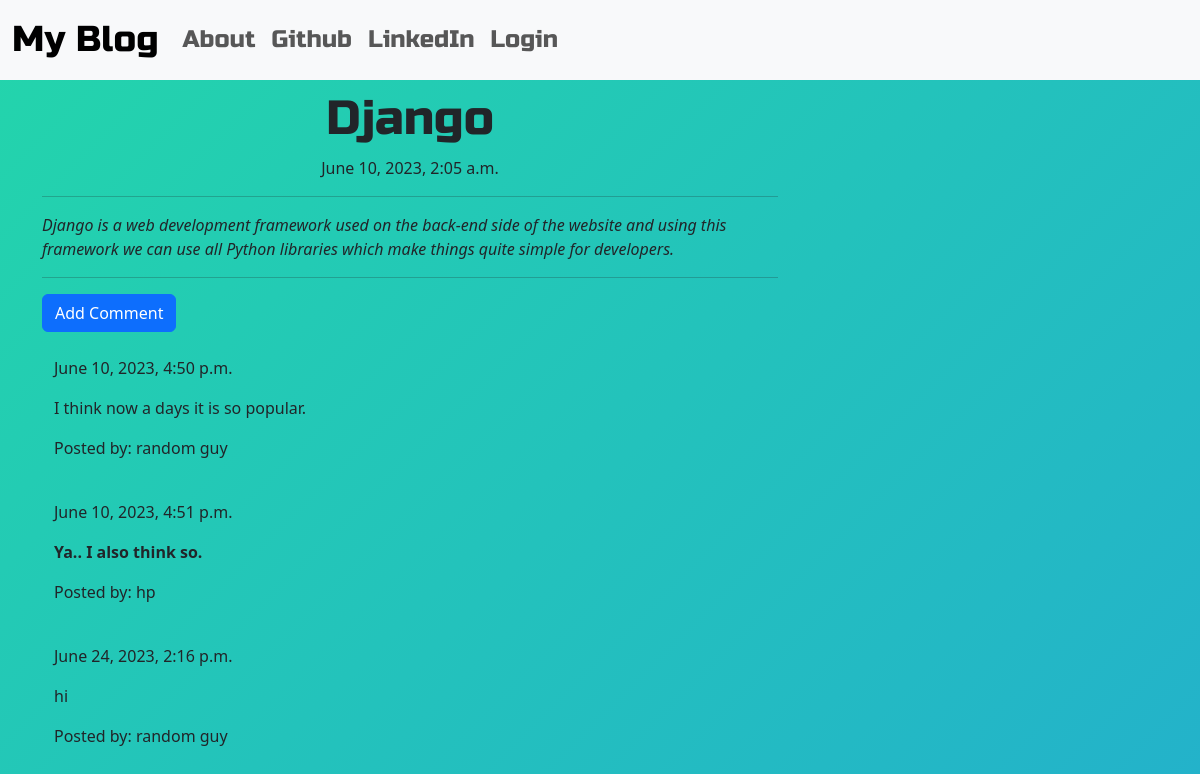
Page /post/23/ on the committed database.
### app/models.py (models this page shows, shortened)
class Post(models.Model):
    author = models.ForeignKey("auth.User", on_delete=models.CASCADE)
    title = models.CharField(max_length=100)
    text = models.TextField()
    created_date = models.DateTimeField(default=timezone.now)
    published_date = models.DateTimeField(blank=True, null=True)

class Comment(models.Model):
    post = models.ForeignKey(
        "app.Post", related_name="comments", on_delete=models.CASCADE
    )
    author = models.CharField(max_length=255)
    text = models.TextField()
    created_date = models.DateTimeField(default=timezone.now)
    approved_comment = models.BooleanField(default=False)

### app/views.py (the view)
# urls.py: path("post/<int:pk>/", views.PostDetailView.as_view(), name="post_detail"),
class PostDetailView(DetailView):
    model = Post
    template_name = "app/blog/post_detail.html"

### app/templates/app/blog/post_detail.html (shortened to what this page needs)
<!DOCTYPE html>
{% extends "app/blog/base.html" %} {% block content %}
<h1 class="posttitle loader">{{post.title}}</h1>
{% if post.published_date %}
<div class="date postdate">{{ post.published_date }}</div>
{% else %}
<a class="btn btn-primary" href="{% url 'app:post_publish' pk=post.pk %}">Publish</a>
{% endif %}
<hr />
<p class="postcontent">{{ post.text|safe|linebreaksbr }}</p>
<hr />
<a href="{% url 'app:add_comment_to_post' pk=post.pk %}" class="btn btn-primary">Add Comment</a>
<div class="container">
    {% for comment in post.comments.all %}
    <br>
    {% if user.is_authenticated or comment.approved_comment %}
    {{ comment.created_date }}
    <p>{{ comment.text|safe|linebreaks }}</p>
    <p>Posted by: {{ comment.author }}</p>
    {% endif %}
    {% empty %}
    <p>No Comments</p>
    {% endfor %}
</div>
{% endblock %}

### app/static/css/blog.css (style rules this page uses)
.postdate { text-align: center; }
.posttitle { font-family: "Russo One", sans-serif; font-size: 3em; text-align: center; }
.postcontent { font-family: "Montserrat"; font-size: 1.5em; }
.loader { filter: hue-rotate(0deg); color: linear-gradient(45deg, #0f8, #08f); animation: hue 10000ms infinite linear; }

### app/static/css/background.css (style rules this page uses)
body { background: linear-gradient(-45deg, #ee7752, #e73c7e, #23a6d5, #23d5ab); background-size: 400% 400%; animation: gradient 15s ease infinite; height: 100vh; }

### rows in the picture
Post: title "Django", published_date "June 10, 2023, 2:05 a.m.", text "Django is a web development framework used on the back-end side of the website and using this framework we can use all Python libraries which make things quite simple for developers."
Comment: created_date "June 10, 2023, 4:50 p.m.", text "I think now a days it is so popular.", author "random guy"
Comment: created_date "June 10, 2023, 4:51 p.m.", text "Ya.. I also think so.", author "hp"
Comment: created_date "June 24, 2023, 2:16 p.m.", text "hi", author "random guy"
